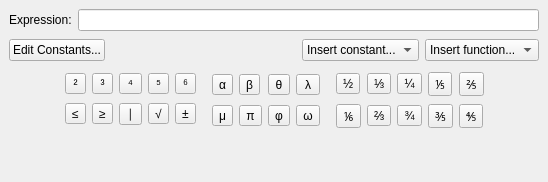
<ui version="4.0" >
 <class>EquationEditorWidget</class>
 <widget class="QWidget" name="EquationEditorWidget" >
  <property name="geometry" >
   <rect>
    <x>0</x>
    <y>0</y>
    <width>548</width>
    <height>182</height>
   </rect>
  </property>
  <layout class="QVBoxLayout" >
   <property name="spacing" >
    <number>6</number>
   </property>
   <property name="leftMargin" >
    <number>9</number>
   </property>
   <property name="topMargin" >
    <number>9</number>
   </property>
   <property name="rightMargin" >
    <number>9</number>
   </property>
   <property name="bottomMargin" >
    <number>9</number>
   </property>
   <item>
    <layout class="QHBoxLayout" >
     <property name="spacing" >
      <number>6</number>
     </property>
     <property name="leftMargin" >
      <number>0</number>
     </property>
     <property name="topMargin" >
      <number>0</number>
     </property>
     <property name="rightMargin" >
      <number>0</number>
     </property>
     <property name="bottomMargin" >
      <number>0</number>
     </property>
     <item>
      <widget class="QLabel" name="label" >
       <property name="text" >
        <string>Expression:</string>
       </property>
      </widget>
     </item>
     <item>
      <widget class="EquationEdit" name="edit" />
     </item>
    </layout>
   </item>
   <item>
    <layout class="QHBoxLayout" >
     <property name="spacing" >
      <number>6</number>
     </property>
     <property name="leftMargin" >
      <number>0</number>
     </property>
     <property name="topMargin" >
      <number>0</number>
     </property>
     <property name="rightMargin" >
      <number>0</number>
     </property>
     <property name="bottomMargin" >
      <number>0</number>
     </property>
     <item>
      <widget class="QPushButton" name="constantsButton" >
       <property name="text" >
        <string>Edit Constants...</string>
       </property>
      </widget>
     </item>
     <item>
      <spacer>
       <property name="orientation" >
        <enum>Qt::Horizontal</enum>
       </property>
       <property name="sizeHint" >
        <size>
         <width>51</width>
         <height>27</height>
        </size>
       </property>
      </spacer>
     </item>
     <item>
      <widget class="KComboBox" name="constantList" >
       <item>
        <property name="text" >
         <string>Insert constant...</string>
        </property>
       </item>
      </widget>
     </item>
     <item>
      <widget class="KComboBox" name="functionList" >
       <item>
        <property name="text" >
         <string>Insert function...</string>
        </property>
       </item>
      </widget>
     </item>
    </layout>
   </item>
   <item>
    <layout class="QHBoxLayout" >
     <property name="spacing" >
      <number>0</number>
     </property>
     <property name="leftMargin" >
      <number>0</number>
     </property>
     <property name="topMargin" >
      <number>0</number>
     </property>
     <property name="rightMargin" >
      <number>0</number>
     </property>
     <property name="bottomMargin" >
      <number>0</number>
     </property>
     <item>
      <spacer>
       <property name="orientation" >
        <enum>Qt::Horizontal</enum>
       </property>
       <property name="sizeHint" >
        <size>
         <width>16</width>
         <height>60</height>
        </size>
       </property>
      </spacer>
     </item>
     <item>
      <layout class="QGridLayout" >
       <property name="leftMargin" >
        <number>0</number>
       </property>
       <property name="topMargin" >
        <number>0</number>
       </property>
       <property name="rightMargin" >
        <number>0</number>
       </property>
       <property name="bottomMargin" >
        <number>0</number>
       </property>
       <property name="horizontalSpacing" >
        <number>6</number>
       </property>
       <property name="verticalSpacing" >
        <number>6</number>
       </property>
       <item row="0" column="0" >
        <widget class="QToolButton" name="toolButton_3" >
         <property name="sizePolicy" >
          <sizepolicy vsizetype="Fixed" hsizetype="Preferred" >
           <horstretch>0</horstretch>
           <verstretch>0</verstretch>
          </sizepolicy>
         </property>
         <property name="text" >
          <string>²</string>
         </property>
        </widget>
       </item>
       <item row="1" column="4" >
        <widget class="QToolButton" name="toolButton_26" >
         <property name="text" >
          <string>±</string>
         </property>
        </widget>
       </item>
       <item row="0" column="4" >
        <widget class="QToolButton" name="toolButton_28" >
         <property name="sizePolicy" >
          <sizepolicy vsizetype="Fixed" hsizetype="Preferred" >
           <horstretch>0</horstretch>
           <verstretch>0</verstretch>
          </sizepolicy>
         </property>
         <property name="text" >
          <string>⁶</string>
         </property>
        </widget>
       </item>
       <item row="1" column="3" >
        <widget class="QToolButton" name="toolButton_20" >
         <property name="text" >
          <string>√</string>
         </property>
        </widget>
       </item>
       <item row="0" column="1" >
        <widget class="QToolButton" name="toolButton_4" >
         <property name="sizePolicy" >
          <sizepolicy vsizetype="Fixed" hsizetype="Preferred" >
           <horstretch>0</horstretch>
           <verstretch>0</verstretch>
          </sizepolicy>
         </property>
         <property name="text" >
          <string>³</string>
         </property>
        </widget>
       </item>
       <item row="1" column="2" >
        <widget class="QToolButton" name="toolButton_18" >
         <property name="sizePolicy" >
          <sizepolicy vsizetype="Fixed" hsizetype="Preferred" >
           <horstretch>0</horstretch>
           <verstretch>0</verstretch>
          </sizepolicy>
         </property>
         <property name="text" >
          <string>∣</string>
         </property>
        </widget>
       </item>
       <item row="1" column="1" >
        <widget class="QToolButton" name="toolButton_19" >
         <property name="text" >
          <string>≥</string>
         </property>
        </widget>
       </item>
       <item row="1" column="0" >
        <widget class="QToolButton" name="toolButton_27" >
         <property name="text" >
          <string>≤</string>
         </property>
        </widget>
       </item>
       <item row="0" column="3" >
        <widget class="QToolButton" name="toolButton_25" >
         <property name="sizePolicy" >
          <sizepolicy vsizetype="Fixed" hsizetype="Preferred" >
           <horstretch>0</horstretch>
           <verstretch>0</verstretch>
          </sizepolicy>
         </property>
         <property name="text" >
          <string>⁵</string>
         </property>
        </widget>
       </item>
       <item row="0" column="2" >
        <widget class="QToolButton" name="toolButton_5" >
         <property name="sizePolicy" >
          <sizepolicy vsizetype="Fixed" hsizetype="Preferred" >
           <horstretch>0</horstretch>
           <verstretch>0</verstretch>
          </sizepolicy>
         </property>
         <property name="text" >
          <string>⁴</string>
         </property>
        </widget>
       </item>
      </layout>
     </item>
     <item>
      <spacer>
       <property name="orientation" >
        <enum>Qt::Horizontal</enum>
       </property>
       <property name="sizeType" >
        <enum>QSizePolicy::Fixed</enum>
       </property>
       <property name="sizeHint" >
        <size>
         <width>16</width>
         <height>60</height>
        </size>
       </property>
      </spacer>
     </item>
     <item>
      <layout class="QGridLayout" >
       <property name="leftMargin" >
        <number>0</number>
       </property>
       <property name="topMargin" >
        <number>0</number>
       </property>
       <property name="rightMargin" >
        <number>0</number>
       </property>
       <property name="bottomMargin" >
        <number>0</number>
       </property>
       <property name="horizontalSpacing" >
        <number>6</number>
       </property>
       <property name="verticalSpacing" >
        <number>6</number>
       </property>
       <item row="1" column="1" >
        <widget class="QToolButton" name="toolButton_2" >
         <property name="sizePolicy" >
          <sizepolicy vsizetype="Fixed" hsizetype="Preferred" >
           <horstretch>0</horstretch>
           <verstretch>0</verstretch>
          </sizepolicy>
         </property>
         <property name="text" >
          <string>π</string>
         </property>
        </widget>
       </item>
       <item row="1" column="3" >
        <widget class="QToolButton" name="toolButton_16" >
         <property name="text" >
          <string>ω</string>
         </property>
        </widget>
       </item>
       <item row="0" column="1" >
        <widget class="QToolButton" name="toolButton_12" >
         <property name="text" >
          <string>β</string>
         </property>
        </widget>
       </item>
       <item row="0" column="0" >
        <widget class="QToolButton" name="toolButton_14" >
         <property name="text" >
          <string>α</string>
         </property>
        </widget>
       </item>
       <item row="0" column="3" >
        <widget class="QToolButton" name="toolButton" >
         <property name="sizePolicy" >
          <sizepolicy vsizetype="Fixed" hsizetype="Preferred" >
           <horstretch>0</horstretch>
           <verstretch>0</verstretch>
          </sizepolicy>
         </property>
         <property name="text" >
          <string>λ</string>
         </property>
        </widget>
       </item>
       <item row="1" column="0" >
        <widget class="QToolButton" name="toolButton_13" >
         <property name="sizePolicy" >
          <sizepolicy vsizetype="Fixed" hsizetype="Preferred" >
           <horstretch>0</horstretch>
           <verstretch>0</verstretch>
          </sizepolicy>
         </property>
         <property name="text" >
          <string>μ</string>
         </property>
        </widget>
       </item>
       <item row="1" column="2" >
        <widget class="QToolButton" name="toolButton_15" >
         <property name="text" >
          <string>φ</string>
         </property>
        </widget>
       </item>
       <item row="0" column="2" >
        <widget class="QToolButton" name="toolButton_11" >
         <property name="sizePolicy" >
          <sizepolicy vsizetype="Fixed" hsizetype="Preferred" >
           <horstretch>0</horstretch>
           <verstretch>0</verstretch>
          </sizepolicy>
         </property>
         <property name="text" >
          <string>θ</string>
         </property>
        </widget>
       </item>
      </layout>
     </item>
     <item>
      <spacer>
       <property name="orientation" >
        <enum>Qt::Horizontal</enum>
       </property>
       <property name="sizeType" >
        <enum>QSizePolicy::Fixed</enum>
       </property>
       <property name="sizeHint" >
        <size>
         <width>16</width>
         <height>60</height>
        </size>
       </property>
      </spacer>
     </item>
     <item>
      <layout class="QGridLayout" >
       <property name="leftMargin" >
        <number>0</number>
       </property>
       <property name="topMargin" >
        <number>0</number>
       </property>
       <property name="rightMargin" >
        <number>0</number>
       </property>
       <property name="bottomMargin" >
        <number>0</number>
       </property>
       <property name="horizontalSpacing" >
        <number>6</number>
       </property>
       <property name="verticalSpacing" >
        <number>6</number>
       </property>
       <item row="1" column="4" >
        <widget class="QToolButton" name="toolButton_24" >
         <property name="text" >
          <string>⅘</string>
         </property>
        </widget>
       </item>
       <item row="0" column="3" >
        <widget class="QToolButton" name="toolButton_21" >
         <property name="text" >
          <string>⅕</string>
         </property>
        </widget>
       </item>
       <item row="0" column="2" >
        <widget class="QToolButton" name="toolButton_8" >
         <property name="text" >
          <string>¼</string>
         </property>
        </widget>
       </item>
       <item row="1" column="1" >
        <widget class="QToolButton" name="toolButton_9" >
         <property name="text" >
          <string>⅔</string>
         </property>
        </widget>
       </item>
       <item row="0" column="4" >
        <widget class="QToolButton" name="toolButton_22" >
         <property name="text" >
          <string>⅖</string>
         </property>
        </widget>
       </item>
       <item row="1" column="3" >
        <widget class="QToolButton" name="toolButton_23" >
         <property name="text" >
          <string>⅗</string>
         </property>
        </widget>
       </item>
       <item row="1" column="2" >
        <widget class="QToolButton" name="toolButton_10" >
         <property name="text" >
          <string>¾</string>
         </property>
        </widget>
       </item>
       <item row="0" column="0" >
        <widget class="QToolButton" name="toolButton_7" >
         <property name="text" >
          <string>½</string>
         </property>
        </widget>
       </item>
       <item row="0" column="1" >
        <widget class="QToolButton" name="toolButton_6" >
         <property name="text" >
          <string>⅓</string>
         </property>
        </widget>
       </item>
       <item row="1" column="0" >
        <widget class="QToolButton" name="toolButton_17" >
         <property name="text" >
          <string>⅙</string>
         </property>
        </widget>
       </item>
      </layout>
     </item>
     <item>
      <spacer>
       <property name="orientation" >
        <enum>Qt::Horizontal</enum>
       </property>
       <property name="sizeHint" >
        <size>
         <width>16</width>
         <height>60</height>
        </size>
       </property>
      </spacer>
     </item>
    </layout>
   </item>
   <item>
    <spacer>
     <property name="orientation" >
      <enum>Qt::Vertical</enum>
     </property>
     <property name="sizeHint" >
      <size>
       <width>465</width>
       <height>0</height>
      </size>
     </property>
    </spacer>
   </item>
  </layout>
 </widget>
 <customwidgets>
  <customwidget>
   <class>KComboBox</class>
   <extends>QComboBox</extends>
   <header>kcombobox.h</header>
  </customwidget>
  <customwidget>
   <class>EquationEdit</class>
   <extends>KLineEdit</extends>
   <header>equationedit.h</header>
  </customwidget>
  <customwidget>
   <class>KLineEdit</class>
   <extends>QLineEdit</extends>
   <header>klineedit.h</header>
  </customwidget>
 </customwidgets>
 <resources/>
 <connections/>
</ui>
